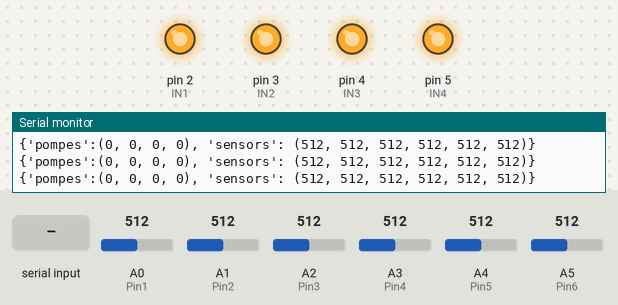
Bench run of a sketch on a simulated Arduino Uno, built with avr-gcc and run on an emulated ATmega328P. On the bench: output pins drawn as LEDs (lit = HIGH), the last lines printed to the serial monitor. The test bench sets the inputs (shaded band); at power-on: A0 (Pin1) = 512, A1 (Pin2) = 512, A2 (Pin3) = 512, A3 (Pin4) = 512, A4 (Pin5) = 512, A5 (Pin6) = 512.

Above: at 1.8 s.
1.9 s: "11\n" received over Serial
At 2.4 s:
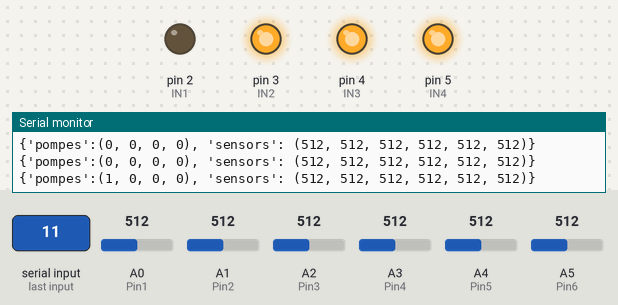
3.4 s: "21\n" received over Serial
At 4.3 s:
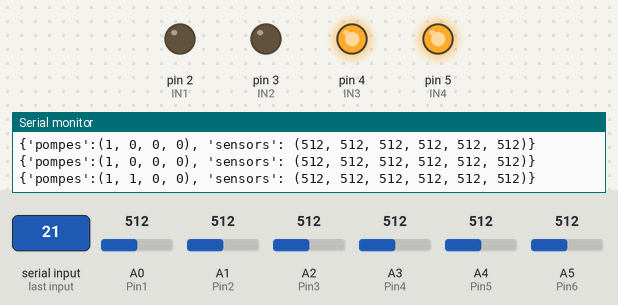
4.9 s: "31\n" received over Serial
At 6.1 s:
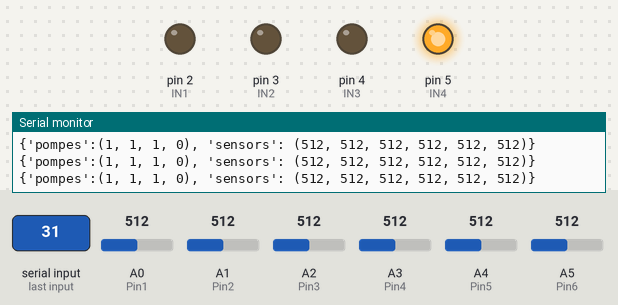
6.4 s: "41\n" received over Serial
At 7.0 s:
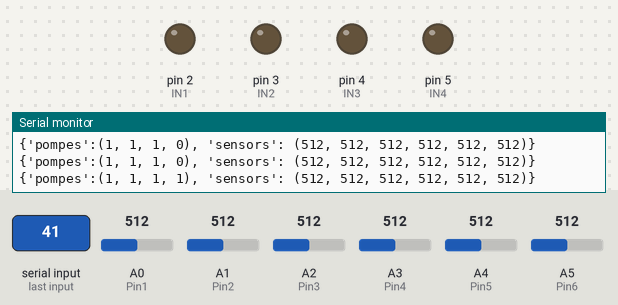
7.9 s: "30,150\n" received over Serial
At 8.9 s:
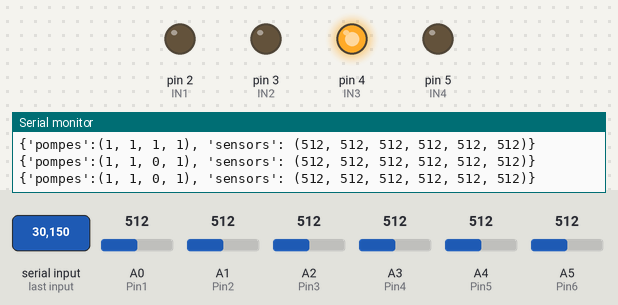
9.4 s: A0 (Pin1) set to 104
12.4 s: A0 (Pin1) set to 90
Timing chart, 0 to 15.4 s (numbered marks = the images above; inputs shaded):
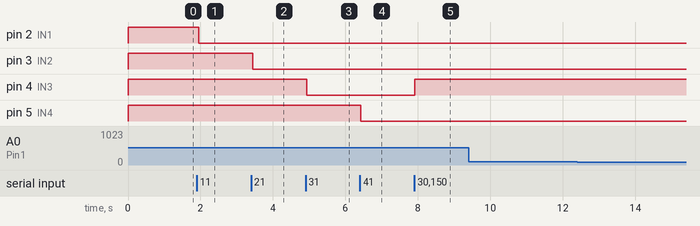

The sketch:

serre_intelligente_serial_v2.ino
```cpp
int IN1 = 2; // Pompe1
int IN2 = 3; // Pompe2
int IN3 = 4; // Pompe3
int IN4 = 5; // Pompe4
int INs[] = {IN1,IN2,IN3,IN4};

int pin_ = 0; //
int Pin1 = A0; // MoistureSensor1
int Pin2 = A1; // MoistureSensor2
int Pin3 = A2; // MoistureSensor3
int Pin4 = A3; // MoistureSensor4
int Pin5 = A4; // TemperatureSensor
int Pin6 = A5; // empty

int value1 = 0;
int value2 = 0;
int value3 = 0;
int value4 = 0;
int value5 = 0;
int value6 = 0;

int saisie = 0;


void setup() {
  Serial.begin(9600);
  pinMode(Pin1, INPUT);
  pinMode(Pin2, INPUT);
  pinMode(Pin3, INPUT);
  pinMode(Pin4, INPUT);
  pinMode(Pin5, INPUT);
  pinMode(Pin6, INPUT);
  pinMode(IN1, OUTPUT);
  pinMode(IN2, OUTPUT);
  pinMode(IN3, OUTPUT);
  pinMode(IN4, OUTPUT);
  digitalWrite(IN1, HIGH);
  digitalWrite(IN2, HIGH);
  digitalWrite(IN3, HIGH);
  digitalWrite(IN4, HIGH);
  delay(500);
//  test_relay();
Serial.println("Setup end");
  delay(100);
}

void loop() {

  while (Serial.available() == 0) {
    publish_states();
    delay(100);
  }

  saisie = Serial.parseInt();
//   Serial.print("Saisie: ");
//   Serial.println(saisie);
  switch (saisie) {
    case 11:
      switchOn(IN1);
      break;
    case 21:
      switchOn(IN2);
      break;
    case 31:
      switchOn(IN3);
      break;
    case 41:
      switchOn(IN4);
      break;
    case 51:
      switchOn(IN1);
      switchOn(IN2);
      switchOn(IN3);
      switchOn(IN4);
      break;

    case 10:
      switchOff(IN1);
      break;
    case 20:
      switchOff(IN2);
      break;
    case 30:
      switchOff(IN3);
      break;
    case 40:
      switchOff(IN4);
      break;
    case 50:
      switchOff(IN1);
      switchOff(IN2);
      switchOff(IN3);
      switchOff(IN4);
      break;
    default:
      break;
  }
  publish_states();
}

void switchOn(int pin_) {
  digitalWrite(pin_, LOW);
}

void switchOff(int pin_) {
  digitalWrite(pin_, HIGH);
}

void publish_states() {
  //  Lecture des senseurs
  value1 = analogRead(Pin1);
  value2 = analogRead(Pin2);
  value3 = analogRead(Pin3);
  value4 = analogRead(Pin4);
  value5 = analogRead(Pin5);
  value6 = analogRead(Pin6);
  // Imprimer les valeurs des pompes (0 = OFF, 1 = ON)
  Serial.print("{'pompes':(");
  Serial.print(!digitalRead(IN1));
  Serial.print(", ");
  Serial.print(!digitalRead(IN2));
  Serial.print(", ");
  Serial.print(!digitalRead(IN3));
  Serial.print(", ");
  Serial.print(!digitalRead(IN4));
  Serial.print("), 'sensors': (");
  // Imprimer les valeurs des senseurs
  Serial.print(value1);
  Serial.print(", ");
  Serial.print(value2);
  Serial.print(", ");
  Serial.print(value3);
  Serial.print(", ");
  Serial.print(value4);
  Serial.print(", ");
  Serial.print(value5);
  Serial.print(", ");
  Serial.print(value6);
  Serial.println(")}");
}


void test_relay() {
  Serial.println("TEST POMPES START");
  digitalWrite(IN1, LOW);
  delay(300);
  digitalWrite(IN2, LOW);
  delay(300);
  digitalWrite(IN3, LOW);
  delay(300);
  digitalWrite(IN4, LOW);
  delay(600);
  digitalWrite(IN1, HIGH);
  digitalWrite(IN2, HIGH);
  digitalWrite(IN3, HIGH);
  digitalWrite(IN4, HIGH);
  Serial.println("TEST POMPES FIN");
}
```

Measured:
- after the input at 1.9 s, pin 2 (IN1): HIGH → LOW after 0.05 s
- after the input at 3.4 s, pin 3 (IN2): HIGH → LOW at once
- after the input at 4.9 s, pin 4 (IN3): HIGH → LOW at once
- after the input at 6.4 s, pin 5 (IN4): HIGH → LOW at once
- after the input at 7.9 s, pin 4 (IN3): LOW → HIGH at once
